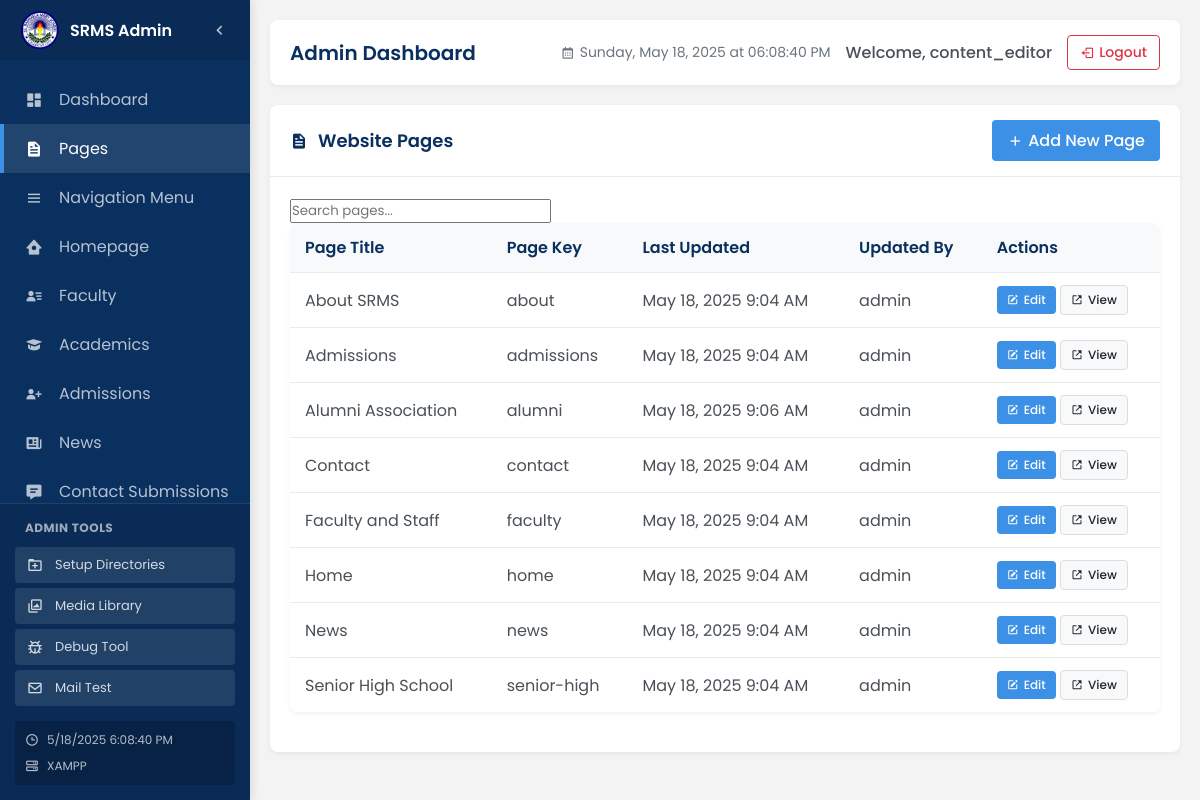
The app's page /admin/pages-manage.php (signed in) with its own data.
### tables this page shows
CREATE TABLE `page_content` (
  `id` int(11) NOT NULL,
  `page_key` varchar(50) NOT NULL,
  `title` varchar(255) NOT NULL,
  `content` text DEFAULT NULL,
  `meta_description` text DEFAULT NULL,
  `last_updated` timestamp NOT NULL DEFAULT current_timestamp() ON UPDATE current_timestamp(),
  `last_updated_by` int(11) DEFAULT NULL
);

CREATE TABLE `users` (
  `id` int(11) NOT NULL,
  `username` varchar(50) NOT NULL,
  `password` varchar(255) NOT NULL,
  `email` varchar(100) NOT NULL,
  `role` enum('admin','editor','content_manager') NOT NULL DEFAULT 'editor',
  `active` tinyint(1) DEFAULT 1,
  `last_login` datetime DEFAULT NULL,
  `created_at` timestamp NOT NULL DEFAULT current_timestamp(),
  `updated_at` timestamp NOT NULL DEFAULT current_timestamp() ON UPDATE current_timestamp()
);

### includes/db.php (called while the page is built, shortened)
<?php
class Database {
    private $connection;
    private function connect() {
        $host = DB_SERVER;
        $user = DB_USERNAME;
        $pass = DB_PASSWORD;
        $db = DB_NAME;
        $port = defined('DB_PORT') ? DB_PORT : '3306';
        $this->connection = new mysqli($host, $user, $pass, $db, $port);
        $this->connection->set_charset('utf8mb4');
    }
    public function query($sql) {
        $result = $this->connection->query($sql);
        return $result;
    }
    public function fetch_all($sql) {
        $result = $this->query($sql);
        $rows = [];
        if ($result) {
            while ($row = $result->fetch_assoc()) {
                $rows[] = $row;
            }
        }
        return $rows;
    }
}

### admin/pages-manage.php (the view, shortened to what this page needs)
<?php
include_once '../includes/db.php';
$db = new Database();
$pages = $db->fetch_all("SELECT p.*, u.username as updated_by_user
                       FROM page_content p
                       LEFT JOIN users u ON p.last_updated_by = u.id
                       ORDER BY p.title");
?>
<div class="panel">
    <div class="panel-header">
        <h3 class="panel-title"><i class='bx bxs-file'></i> Website Pages</h3>
        <div class="panel-actions">
            <a href="page-edit.php" class="btn btn-primary">
                <i class='bx bx-plus'></i> Add New Page
            </a>
        </div>
    </div>
    <div class="panel-body">
        <div class="search-box mb-3">
            <input type="text" id="searchInput" class="form-control" placeholder="Search pages...">
        </div>
        <div class="table-container">
            <table class="table" id="pagesTable">
                <thead>
                    <tr>
                        <th>Page Title</th>
                        <th>Page Key</th>
                        <th>Last Updated</th>
                        <th>Updated By</th>
                        <th>Actions</th>
                    </tr>
                </thead>
                <tbody>
                    <?php if(empty($pages)): ?>
                    <tr>
                        <td colspan="5" class="text-center">
                            <div class="empty-state">
                                <i class='bx bx-file'></i>
                                <p>No pages found. Create your first page content.</p>
                            </div>
                        </td>
                    </tr>
                    <?php else: ?>
                        <?php foreach($pages as $page): ?>
                        <tr>
                            <td><?php echo htmlspecialchars($page['title']); ?></td>
                            <td><code><?php echo htmlspecialchars($page['page_key']); ?></code></td>
                            <td><?php echo date('M j, Y g:i A', strtotime($page['last_updated'])); ?></td>
                            <td><?php echo htmlspecialchars($page['updated_by_user'] ?? 'System'); ?></td>
                            <td>
                                <div class="action-buttons">
                                    <a href="page-edit.php?id=<?php echo $page['id']; ?>" class="btn btn-primary btn-sm">
                                        <i class='bx bxs-edit'></i> Edit
                                    </a>
                                    <a href="../<?php echo ($page['page_key'] === 'home') ? '' : $page['page_key']; ?>.php" class="btn btn-light btn-sm" target="_blank">
                                        <i class='bx bx-link-external'></i> View
                                    </a>
                                </div>
                            </td>
                        </tr>
                        <?php endforeach; ?>
                    <?php endif; ?>
                </tbody>
            </table>
        </div>
    </div>
</div>
<?php
include 'layout.php';
?>

### assets/css/styles.css (style rules this page uses)
:root { --poppins: 'Poppins', sans-serif; --lato: 'Lato', sans-serif; --light: #F9F9F9; --blue: #3C91E6; --light-blue: #CFE8FF; --grey: #EEE; --dark-grey: #AAAAAA; --dark: #342E37; --red: #DB504A; --yellow: #FFCE26; --light-yellow: #FFF2C6; --orange: #FD7238; --light-orange: #FFE0D3; --dark-blue: #156ec7; --green: #0aaa2dd7; --primary: #003366; --secondary: #156ec7; }
* { margin: 0; padding: 0; box-sizing: border-box; font-family: var(--poppins); }
body { background-color: #f3f3f3; color: #222222; }
a { text-decoration: none; }

### assets/css/admin-dashboard.css (style rules this page uses)
:root { --sidebar-width: 250px; --sidebar-collapsed-width: 70px; --primary-color: #0a3060; --primary-light: #3C91E6; --secondary-color: #f8f9fa; --success-color: #198754; --danger-color: #dc3545; --warning-color: #ffc107; --text-color: #495057; --border-color: #e9ecef; --sidebar-transition: all 0.3s ease; --box-shadow: 0 2px 5px rgba(0,0,0,0.05); --header-height: 60px; }
body { font-family: 'Poppins', sans-serif; margin: 0; padding: 0; background-color: #f3f3f3; overflow-x: hidden; color: var(--text-color); }
.panel { background-color: #fff; border-radius: 8px; box-shadow: var(--box-shadow); margin-bottom: 20px; overflow: hidden; }
.panel-header { padding: 15px 20px; border-bottom: 1px solid var(--border-color); display: flex; justify-content: space-between; align-items: center; }
.panel-title { margin: 0; color: var(--primary-color); font-size: 18px; font-weight: 600; display: flex; align-items: center; }
.panel-title i { margin-right: 10px; }
.panel-actions { display: flex; gap: 10px; }
.panel-body { padding: 20px; }
.btn { display: inline-flex; align-items: center; justify-content: center; padding: 8px 15px; border-radius: 4px; font-weight: 500; cursor: pointer; transition: all 0.2s; border: none; text-decoration: none; }
.btn i { margin-right: 5px; }
.btn-primary { background-color: var(--primary-light); color: white; }
.btn-light { background-color: #f8f9fa; color: #212529; border: 1px solid #ddd; }
.btn-sm { padding: 5px 10px; font-size: 12px; }
.table-container { border-radius: 8px; overflow: hidden; box-shadow: var(--box-shadow); margin-bottom: 20px; }
.table { width: 100%; border-collapse: collapse; background-color: white; }
.table th, .table td { padding: 12px 15px; text-align: left; border-bottom: 1px solid var(--border-color); }
.table th { font-weight: 600; color: var(--primary-color); background-color: #f8f9fa; }
.table tr:last-child td { border-bottom: none; }

### records on screen
page_content: title "About SRMS", page_key "about", last_updated "May 18, 2025 9:04 AM", last_updated_by.username "admin"
page_content: title "Admissions", page_key "admissions", last_updated "May 18, 2025 9:04 AM", last_updated_by.username "admin"
page_content: title "Alumni Association", page_key "alumni", last_updated "May 18, 2025 9:06 AM", last_updated_by.username "admin"
page_content: title "Contact", page_key "contact", last_updated "May 18, 2025 9:04 AM", last_updated_by.username "admin"
page_content: title "Faculty and Staff", page_key "faculty", last_updated "May 18, 2025 9:04 AM", last_updated_by.username "admin"
page_content: title "Home", page_key "home", last_updated "May 18, 2025 9:04 AM", last_updated_by.username "admin"
page_content: title "News", page_key "news", last_updated "May 18, 2025 9:04 AM", last_updated_by.username "admin"
page_content: title "Senior High School", page_key "senior-high", last_updated "May 18, 2025 9:04 AM", last_updated_by.username "admin"

### other values on screen
SERVER_TYPE "XAMPP"
$page_title "Admin Dashboard"
$_SESSION['admin_username'] "content_editor"
